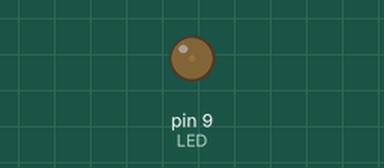
The sketch below on a simulated Arduino Uno, built with avr-gcc and run on an emulated ATmega328P. Shown: output pins drawn as LEDs (lit = HIGH).

Above: at 0.05 s.
At 0.95 s:
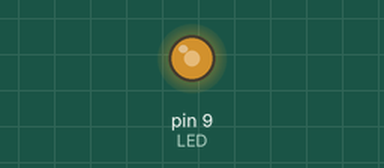
At 1.4 s:
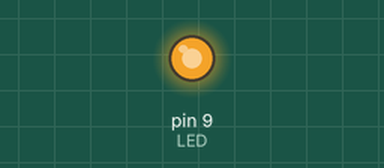
At 2.75 s:
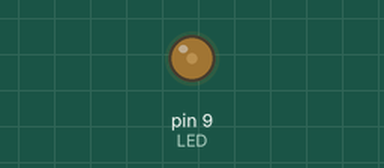
Timing chart, 0 to 7.0 s (numbered marks = the images above):
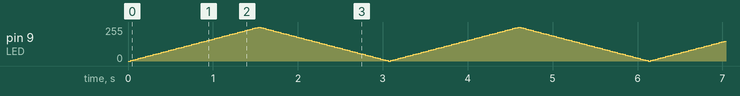

The sketch:

Fading.ino
```cpp
int brightness = 0; //intensity of the LED
int fadeAmount = 5; // amount we want to vary the brightness by

int LED = 9;

void setup(){

 pinMode(LED, OUTPUT);

} //end of setup()

void loop(){

  analogWrite(LED, brightness);           //use the analogWrite function turn the LED on for a certain amount of time i.e. the brightness value
  brightness = brightness + fadeAmount;   //change brightness by the fade amount
  delay(30);

  /*
  The if() statement checks to see if have gone beyond either the minimum OR the maximum values for analogWrite()
  In other words, is brightness less than or equal to 0, or is it greater than or equal to 255
  In the code the logical operator OR is symbolised by two pipes ||
  If we have gone beyond either of these the sign on the fadeAmount is reversed, so positives become negative and vice versa.
  */

  if (brightness <= 0 || brightness >= 255){
    fadeAmount = -fadeAmount;
  }


}
```
